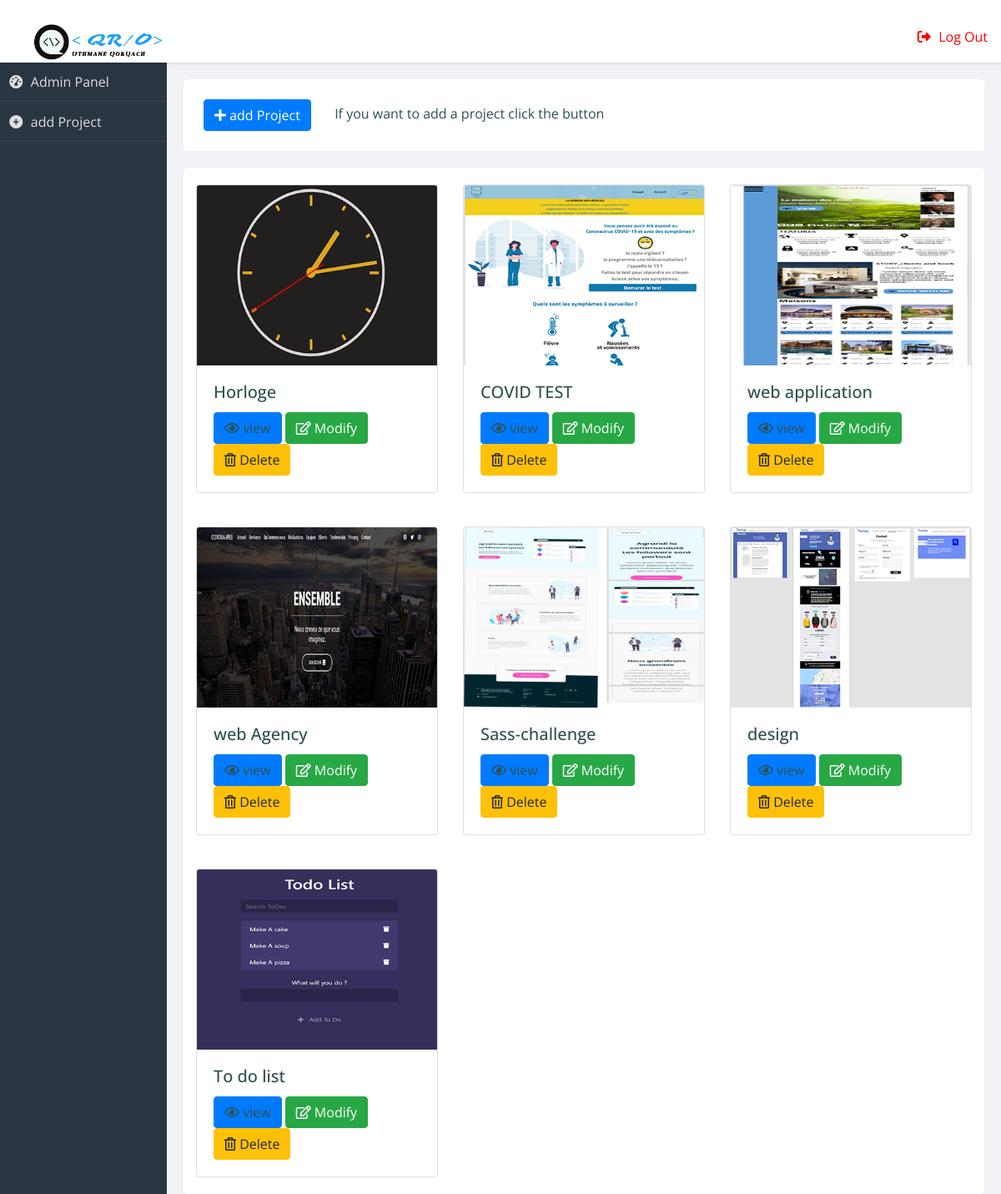
Screenshot of /admin/dashboard.php (signed in) with the database file from the repository.
### tables this page shows
CREATE TABLE IF NOT EXISTS `project` (
  `Id` int(11) NOT NULL AUTO_INCREMENT,
  `Name` varchar(50) NOT NULL,
  `Description` varchar(150) NOT NULL,
  `Image` varchar(100) NOT NULL,
  `Github` varchar(100) NOT NULL,
  `View` varchar(100) NOT NULL,
  `Category` varchar(50) NOT NULL,
  PRIMARY KEY (`Id`)
);

### admin/include/home.php (the view, shortened to what this page needs)
<?php
include 'datebase.php';
$var1 = "SELECT * FROM  project ORDER BY Id DESC";
$resultat = $db_connect->query($var1);
$data = $resultat->fetchAll(PDO::FETCH_ASSOC);
?>
<section class="panel important">
    <a type="button" class="btn btn-primary m-4 " href="./add.php"><i class="fas fa-plus"></i> add Project</a>
    If you want to add a project click the button
  </section>
<section class="panel important">
<div class="container">
	<div class="row">
		<div class="container">
            <div class="row">
                <?php
  foreach($data as $projet) {
    $port_projet = <<<prod
    <div class="col-md-4">
    <div class="card mb">
        <img class="card-img-top" src="../images/project/{$projet['Image']}" alt="Card image cap">
        <div class="card-body mb">
            <h5 class="card-title">{$projet['Name']}</h5>
            <a class="btn icon-btn btn-primary" data-toggle="modal" data-target="#model{$projet['Id']}"><i class="far fa-eye"></i> view</a>
            <a class="btn icon-btn btn-success" href="update.php?id={$projet['Id']}"><i class="far fa-edit"></i> Modify</a>
            <a class="btn icon-btn btn-warning" href="delete.php?id={$projet['Id']}"><i class="far fa-trash-alt"></i> Delete</a>
        </div>
    </div>
</div>
prod;
echo  $port_projet;
}
  ?>
            </div>
        </div>
	</div>
</div>
  </section>

### admin/dashboard.php (shortened to what this page needs)
<!DOCTYPE html>
<html lang="en" >
<head>
  <link rel='stylesheet' href='https://cdnjs.cloudflare.com/ajax/libs/font-awesome/4.4.0/css/font-awesome.min.css'>
  <link rel="stylesheet" href="https://stackpath.bootstrapcdn.com/bootstrap/4.3.1/css/bootstrap.min.css">
      <link rel="stylesheet" href="css/style.css">
      <link rel="stylesheet" href="https://use.fontawesome.com/releases/v5.1.0/css/all.css">
</head>
<body>
<?php include 'include/header-nav.php';?>
<main role="main">
<?php include 'include/home.php';?>
</main>
</body>
</html>

### admin/include/header-nav.php
<header role="banner">
  <img src="../images/logo.png" width="200px" alt="">
  <ul class="utilities">
    <br>
    <li class="logout warn"><a href="include/logout.php">Log Out</a></li>
  </ul>
</header>
<nav role='navigation'>
  <ul class="main">
    <li class="dashboard"><a href="dashboard.php">Admin Panel</a></li>
    <li class="write"><a href="add.php">add Project</a></li>
  </ul>
</nav>

### admin/css/style.css (style rules this page uses)
html { box-sizing: border-box; }
*, *:before, *:after { box-sizing: inherit; }
body { background: #f1f2f7; font-family: "Open Sans", arial, sans-serif; color: darkslategray; }
.warn { color: red; }
header[role="banner"] { background: white; box-shadow: 1px 1px 3px rgba(0, 0, 0, 0.15); }
header[role="banner"] .utilities { width: 100%; background: slategray; color: #ddd; }
header[role="banner"] .utilities li { border-bottom: solid 1px rgba(255, 255, 255, 0.2); }
header[role="banner"] .utilities li a { padding: 0.7em; display: block; }
.utilities a:before { content: "\f248"; font-family: FontAwesome; padding-right: 0.6em; }
.logout a:before { content: ""; }
nav[role="navigation"] { background: #2a3542; color: #ddd; }
nav[role="navigation"] li { border-bottom: 1px solid rgba(255, 255, 255, 0.08); }
nav[role="navigation"] li a { color: #ddd; text-decoration: none; display: block; padding: 0.7em; }
nav[role="navigation"] li a:before { content: "\f248"; font-family: FontAwesome; padding-right: 0.6em; }
nav[role="navigation"] .dashboard a:before { content: ""; }
nav[role="navigation"] .write a:before { content: ""; }
.panel { background-color: white; color: darkslategray; -webkit-border-radius: 0.3rem; -moz-border-radius: 0.3rem; -ms-border-radius: 0.3rem; border-radius: 0.3rem; margin: 1%; }
a { text-decoration: none; color: inherit; }
ul, li { list-style-type: none; margin: 0; padding: 0; }
@media screen and (min-width: 600px) { html, body { height: 100%; } }
@media screen and (min-width: 600px) { header[role="banner"] { position: fixed; top: 0; left: 0; width: 100%; z-index: 99; height: 75px; } }
@media screen and (min-width: 600px) { header[role="banner"] .utilities { position: absolute; top: 0; right: 0; background: transparent; color: darkslategray; width: auto; } }
@media screen and (min-width: 600px) { header[role="banner"] .utilities li { display: inline-block; } }
@media screen and (min-width: 600px) { header[role="banner"] .utilities li a { padding: 0.5em 1em; } }
@media screen and (min-width: 600px) { nav[role="navigation"] { position: fixed; width: 200px; top: 75px; bottom: 0px; left: 0px; } }
@media screen and (min-width: 600px) { main[role="main"] { margin: 75px 0 40px 200px; } }
@media screen and (min-width: 600px) { main[role="main"]:after { content: ""; display: table; clear: both; } }
@media screen and (min-width: 600px) { .panel { margin: 2% 0 0 2%; float: left; width: 96%; } }
@media screen and (min-width: 600px) { .panel:after { content: ""; display: table; clear: both; } }
@media screen and (min-width: 900px) { .panel { width: 47%; clear: none; } }
@media screen and (min-width: 900px) { .panel.important { width: 96%; } }
.col-md-4 { margin-top: 20px; margin-bottom: 20px; }

### rows the page displays
project: Image (picture), Name "Horloge"
project: Image (picture), Name "COVID TEST"
project: Image (picture), Name "web application"
project: Image (picture), Name "web Agency"
project: Image (picture), Name "Sass-challenge"
project: Image (picture), Name "design"
project: Image (picture), Name "To do list"
